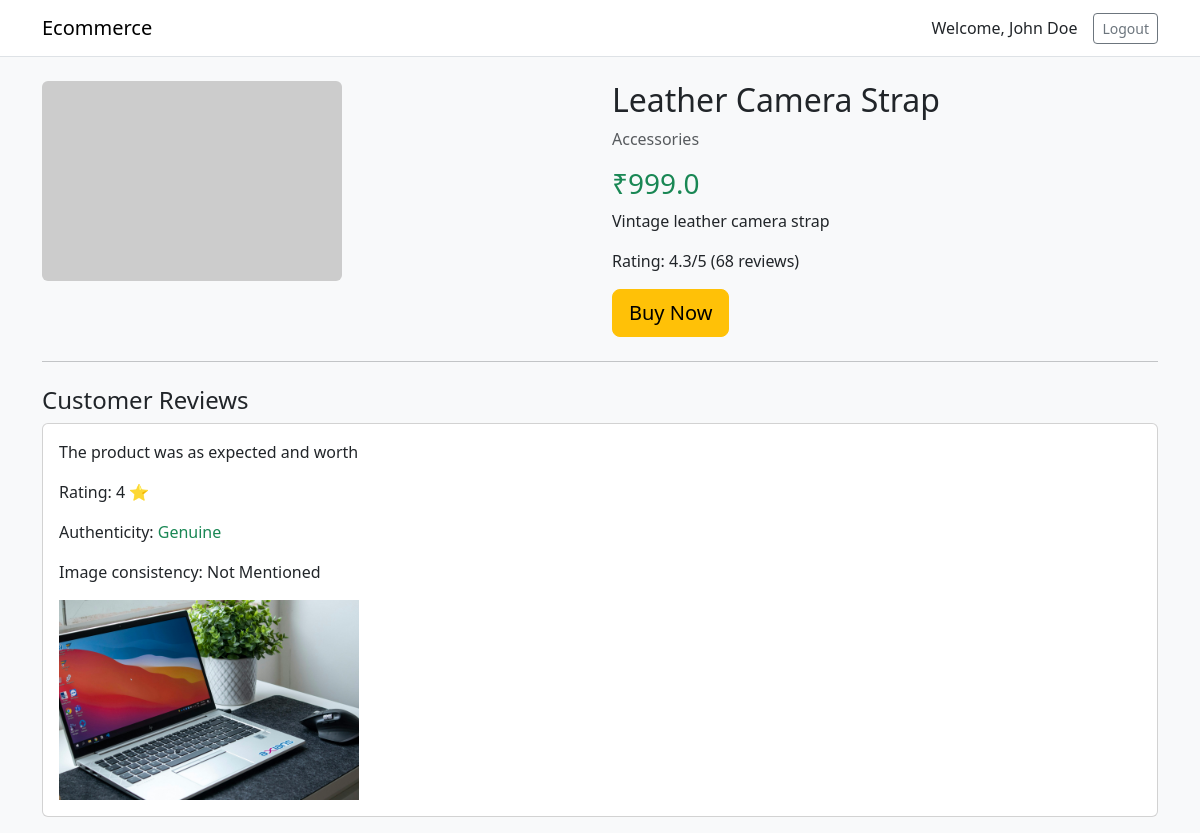
The app's page /product/41 (signed in) with its own data.
### tables this page shows
CREATE TABLE users (
            user_id INTEGER PRIMARY KEY AUTOINCREMENT,
            name TEXT,
            email TEXT
        , password TEXT);

CREATE TABLE products (
            product_id INTEGER PRIMARY KEY AUTOINCREMENT,
            product_name TEXT,
            category TEXT,
            price REAL
        , image_url TEXT, description TEXT, rating REAL, review_count INTEGER);

CREATE TABLE reviews (
            review_id INTEGER PRIMARY KEY AUTOINCREMENT,
            order_id INTEGER,
            review_text TEXT,
            rating INTEGER,
            sentiment REAL,
            ml_prediction TEXT,
            trust_score REAL,
            status TEXT
        , authenticity TEXT, image_consistency TEXT, image_url TEXT);

### app.py (the view)
@app.route('/product/<int:product_id>')
def product_detail(product_id):
    user = get_logged_in_user()
    db = get_db()
    cursor = db.cursor()
    cursor.execute('SELECT product_id, product_name, category, price, image_url, description, rating, review_count FROM products WHERE product_id = ?', (product_id,))
    product = cursor.fetchone()
    cursor.execute('SELECT review_text, rating, authenticity, image_consistency, image_url FROM reviews WHERE order_id IN (SELECT order_id FROM orders WHERE product_id = ?)', (product_id,))
    reviews = cursor.fetchall()
    cursor.close()
    db.close()
    if product:
        product_data = {
            'product_id': product[0],
            'product_name': product[1],
            'category': product[2],
            'price': product[3],
            'image_url': product[4] or 'https://via.placeholder.com/300x200?text=Product',
            'description': product[5] or 'No description available.',
            'rating': product[6] or 0,
            'review_count': product[7] or 0
        }
        reviews_data = []
        for r in reviews:
            review_text, rating, authenticity, image_consistency, image_url = r
            reviews_data.append({
                'review_text': review_text,
                'rating': rating,
                'authenticity': authenticity,
                'image_consistency': image_consistency,
                'image_url': image_url
            })
        return render_template('product_detail.html', product=product_data, reviews=reviews_data, user=user)
    return 'Product not found'

### app.py (called while the page is built)
def get_logged_in_user():
    if 'user_id' not in session:
        return None
    db = get_db()
    cursor = db.cursor()
    cursor.execute('SELECT user_id, name, email FROM users WHERE user_id = ?', (session['user_id'],))
    row = cursor.fetchone()
    cursor.close()
    db.close()
    if row:
        return {'user_id': row[0], 'name': row[1], 'email': row[2]}
    return None

### db.py (called while the page is built)
def get_db():
    return sqlite3.connect('ecommerce.db')

### templates/product_detail.html (shortened to what this page needs)
<!DOCTYPE html>
<html>
<head>
    <link href="https://cdn.jsdelivr.net/npm/bootstrap@5.3.0/dist/css/bootstrap.min.css" rel="stylesheet">
</head>
<body class="bg-light">
<nav class="navbar navbar-expand-lg navbar-light bg-white border-bottom">
    <div class="container">
        <a class="navbar-brand" href="/">Ecommerce</a>
        <div class="d-flex align-items-center">
            {% if user %}
                <span class="me-3">Welcome, {{ user.name }}</span>
                <a class="btn btn-outline-secondary btn-sm" href="/logout">Logout</a>
            {% else %}
                <a class="btn btn-outline-primary btn-sm me-2" href="/login">Login</a>
                <a class="btn btn-primary btn-sm" href="/register">Register</a>
            {% endif %}
        </div>
    </div>
</nav>
<div class="container mt-4">
    <div class="row">
        <div class="col-md-6">
            <img src="{{ product.image_url }}" class="img-fluid rounded" alt="{{ product.product_name }}">
        </div>
        <div class="col-md-6">
            <h2>{{ product.product_name }}</h2>
            <p class="text-muted">{{ product.category }}</p>
            <h3 class="text-success">₹{{ product.price }}</h3>
            <p>{{ product.description }}</p>
            <p>Rating: {{ '%.1f' | format(product.rating) }}/5 ({{ product.review_count }} reviews)</p>
            <form action="/buy/{{ product.product_id }}" method="POST">
                <button class="btn btn-warning btn-lg">Buy Now</button>
            </form>
        </div>
    </div>
    <hr class="my-4">
    <h4>Customer Reviews</h4>
    {% for r in reviews %}
    <div class="card mb-3">
        <div class="card-body">
            <p>{{ r.review_text }}</p>
            <p>Rating: {{ r.rating }} ⭐</p>
            <p>Authenticity: <span class="text-{{ 'success' if r.authenticity == 'Genuine' else 'danger' }}">{{ r.authenticity }}</span></p>
            <p>Image consistency: {{ r.image_consistency }}</p>
            {% if r.image_url %}
            <img src="{{ r.image_url }}" class="img-fluid" style="max-height: 200px; object-fit: cover;" alt="Review Image">
            {% endif %}
        </div>
    </div>
    {% else %}
    <p>No reviews yet. Be the first to review this product!</p>
    {% endfor %}
</div>
</body>
</html>

### records on screen
users: name "John Doe"
products: product_name "Leather Camera Strap", category "Accessories", price "999.0", description "Vintage leather camera strap", rating "4.3", review_count "68"
reviews: review_text "The product was as expected and worth", rating "4", authenticity "Genuine", image_consistency "Not Mentioned", image_url (picture)
